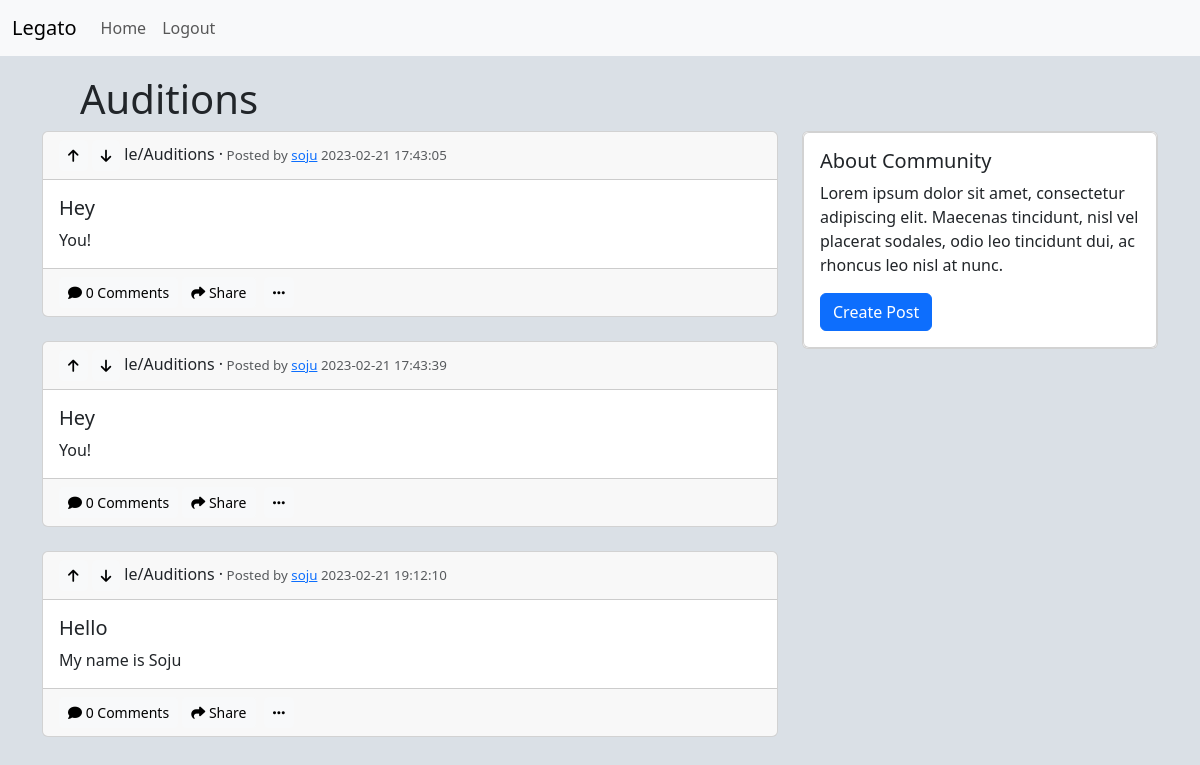
The app's page /index (signed in) with its own data.
### legato/models.py (models this page shows)
class Post(db.Model):
    id = db.Column(db.Integer, primary_key=True)
    title = db.Column(db.String(60), nullable=False)
    text = db.Column(db.Text, nullable=False)
    date_created = db.Column(db.DateTime(timezone=True), default=func.now())
    author = db.Column(db.Integer, db.ForeignKey(
        'user.id', ondelete="CASCADE"), nullable=False)

class User(db.Model, UserMixin):
    id = db.Column(db.Integer, primary_key=True)
    email = db.Column(db.String(150), nullable=False, unique=True)
    username = db.Column(db.String(150), nullable=False, unique=True)
    password = db.Column(db.String(150), nullable=False)
    date_created = db.Column(db.DateTime(timezone=True), default=func.now())
    posts = db.relationship('Post', backref='user', passive_deletes=True)

### legato/views.py (the view)
@views.route("/")
@views.route("/index")
@login_required
def index():
    posts = Post.query.all()
    return render_template("index.html", user=current_user, posts=posts)

### legato/__init__.py (called while the page is built)
def create_app():
    app = Flask(__name__)
    app.config['SECRET_KEY'] = SECRET_KEY
    app.config["SQLALCHEMY_DATABASE_URI"] = f"sqlite:///{os.path.join(os.getcwd(), 'database.db')}"
    db.init_app(app)
    from .views import views
    from .auth import auth
    app.register_blueprint(views, url_prefix="/")
    app.register_blueprint(auth, url_prefix="/")
    login_manager = LoginManager()
    login_manager.login_view = "auth.login"
    login_manager.init_app(app)
    @login_manager.user_loader
    def load_user(id):
        return User.query.get(int(id))
    with app.app_context():
        from .models import User, Post
        db.create_all()
    return app

### legato/templates/index.html (shortened to what this page needs)
{% extends "layout.html" %}
{% block main %}
<h1>{% block header %}Auditions{% endblock %}</h1>
<div id="posts">
  <div class="container">
    <div class="row">
      <div class="col-sm-8">
        {% for post in posts %}
        <div class="card">
          <div class="card-header">
            <strong>
              <button class="btn btn-light btn-sm">
                <i class="fas fa-arrow-up"></i>
              </button>
              <button class="btn btn-light btn-sm">
                <i class="fas fa-arrow-down"></i>
              </button>
            </strong>le/Auditions ·<span class="text-muted" style="font-size: 10pt;"> Posted by <a
                href="/posts/{{post.user.username}}">{{post.user.username}}</a>
              {{ post.date_created }}</span>
          </div>
          <div class="card-body">
            <h5 class="card-title">{{ post.title }}</h5>
            <p class="card-text">{{ post.text }}</p>
          </div>
          <div class="card-footer text-muted">
            <a href="" class="btn btn-light btn-sm"><i class="fas fa-comment"></i> 0 Comments</a>
            <a href="" class="btn btn-light btn-sm"><i class="fas fa-share"></i> Share</a>
            {% if user.id == post.author %}
            <a href="#" class="btn btn-light btn-sm" data-bs-toggle="dropdown" aria-expanded="false"
              id="dropdownToggle"><i class="fa-solid fa-ellipsis"></i></a>
            {% endif %}
          </div>
        </div>
        <br />
        {% endfor %}
      </div>
      <div class="col-sm-4">
        <div class="card">
          <div class="card">
            <div class="card-body">
              <h5 class="card-title">About Community</h5>
              <p class="card-text">
                Lorem ipsum dolor sit amet, consectetur adipiscing elit.
                Maecenas tincidunt, nisl vel placerat sodales, odio leo tincidunt dui, ac rhoncus leo nisl at nunc.
              </p>
              <a href="/create-post" class="btn btn-primary btn-block">Create Post</a>
            </div>
          </div>
        </div>
      </div>
    </div>
  </div>
  {% endblock %}

### legato/templates/layout.html (shortened to what this page needs)
<!DOCTYPE html>
<html lang="en">
<head>
  <link href="https://cdn.jsdelivr.net/npm/bootstrap@5.3.0-alpha1/dist/css/bootstrap.min.css" rel="stylesheet"
 />
  <link href="/static/styles.css" rel="stylesheet">
</head>
<body>
  <nav class="navbar navbar-expand-lg bg-body-tertiary fixed-top">
    <div class="container-fluid">
      <a class="navbar-brand" href="/">Legato</a>
      <div class="collapse navbar-collapse" id="navbar">
        <ul class="navbar-nav me-auto mb-2 mb-lg-0">
          <li class="nav-item">
            <a class="nav-item nav-link" href="/index">Home</a>
          </li>
          {% if user.is_authenticated %}
          <li class="nav-item">
            <a class="nav-item nav-link" href="/logout">Logout</a>
          </li>
          {% endif %}
        </ul>
      </div>
    </div>
  </nav>
  <div>{% block main %}{% endblock %}</div>
</body>
</html>

### legato/static/styles.css (style rules this page uses)
body { background: #dae0e6 !important; margin-top: 75px !important; }
h1 { margin-left: 5rem; }

### records on screen
Post: user.username "soju", date_created "2023-02-21 17:43:05", title "Hey", text "You!"
Post: user.username "soju", date_created "2023-02-21 17:43:39", title "Hey", text "You!"
Post: user.username "soju", date_created "2023-02-21 19:12:10", title "Hello", text "My name is Soju"
